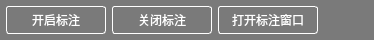
<?xml version="1.0" encoding="UTF-8"?>
<ui version="4.0">
 <class>ScreenSharerToolBar</class>
 <widget class="QWidget" name="ScreenSharerToolBar">
  <property name="geometry">
   <rect>
    <x>0</x>
    <y>0</y>
    <width>374</width>
    <height>40</height>
   </rect>
  </property>
  <property name="sizePolicy">
   <sizepolicy hsizetype="Expanding" vsizetype="Expanding">
    <horstretch>0</horstretch>
    <verstretch>0</verstretch>
   </sizepolicy>
  </property>
  <property name="minimumSize">
   <size>
    <width>0</width>
    <height>40</height>
   </size>
  </property>
  <property name="maximumSize">
   <size>
    <width>16777215</width>
    <height>40</height>
   </size>
  </property>
  <property name="windowTitle">
   <string>screenSharerToolBar</string>
  </property>
  <property name="styleSheet">
   <string notr="true">#page{
	background: rgba(0, 0, 0, 125);
}
#page QToolButton{
	background: transparent;
	border: 1px solid rgb(255,255,255);
	color: rgb(255,255,255);
	min-height: 20px;
	border-radius: 3px;
	padding-left: 4px;
	padding-right: 4px;
}
#page QToolButton:hover{
	border: 1px solid rgb(255,255,255);
	color:white
}
</string>
  </property>
  <layout class="QHBoxLayout" name="horizontalLayout">
   <property name="leftMargin">
    <number>0</number>
   </property>
   <property name="topMargin">
    <number>0</number>
   </property>
   <property name="rightMargin">
    <number>0</number>
   </property>
   <property name="bottomMargin">
    <number>0</number>
   </property>
   <item>
    <widget class="QWidget" name="page" native="true">
     <layout class="QHBoxLayout" name="horizontalLayout_2">
      <property name="spacing">
       <number>6</number>
      </property>
      <property name="leftMargin">
       <number>6</number>
      </property>
      <property name="topMargin">
       <number>6</number>
      </property>
      <property name="rightMargin">
       <number>6</number>
      </property>
      <property name="bottomMargin">
       <number>6</number>
      </property>
      <item>
       <widget class="QToolButton" name="startMarkBtn">
        <property name="enabled">
         <bool>true</bool>
        </property>
        <property name="sizePolicy">
         <sizepolicy hsizetype="Preferred" vsizetype="Expanding">
          <horstretch>0</horstretch>
          <verstretch>0</verstretch>
         </sizepolicy>
        </property>
        <property name="minimumSize">
         <size>
          <width>100</width>
          <height>22</height>
         </size>
        </property>
        <property name="cursor">
         <cursorShape>PointingHandCursor</cursorShape>
        </property>
        <property name="focusPolicy">
         <enum>Qt::NoFocus</enum>
        </property>
        <property name="toolTip">
         <string>开启标注</string>
        </property>
        <property name="text">
         <string>开启标注</string>
        </property>
        <property name="checked">
         <bool>false</bool>
        </property>
        <property name="toolButtonStyle">
         <enum>Qt::ToolButtonTextBesideIcon</enum>
        </property>
       </widget>
      </item>
      <item>
       <widget class="QToolButton" name="stopMarkBtn">
        <property name="enabled">
         <bool>true</bool>
        </property>
        <property name="sizePolicy">
         <sizepolicy hsizetype="Preferred" vsizetype="Expanding">
          <horstretch>0</horstretch>
          <verstretch>0</verstretch>
         </sizepolicy>
        </property>
        <property name="minimumSize">
         <size>
          <width>100</width>
          <height>22</height>
         </size>
        </property>
        <property name="cursor">
         <cursorShape>PointingHandCursor</cursorShape>
        </property>
        <property name="focusPolicy">
         <enum>Qt::NoFocus</enum>
        </property>
        <property name="toolTip">
         <string>关闭标注</string>
        </property>
        <property name="text">
         <string>关闭标注</string>
        </property>
        <property name="checked">
         <bool>false</bool>
        </property>
        <property name="toolButtonStyle">
         <enum>Qt::ToolButtonTextBesideIcon</enum>
        </property>
       </widget>
      </item>
      <item>
       <widget class="QToolButton" name="openMarkDlgBtn">
        <property name="enabled">
         <bool>true</bool>
        </property>
        <property name="sizePolicy">
         <sizepolicy hsizetype="Preferred" vsizetype="Expanding">
          <horstretch>0</horstretch>
          <verstretch>0</verstretch>
         </sizepolicy>
        </property>
        <property name="minimumSize">
         <size>
          <width>100</width>
          <height>22</height>
         </size>
        </property>
        <property name="cursor">
         <cursorShape>PointingHandCursor</cursorShape>
        </property>
        <property name="focusPolicy">
         <enum>Qt::NoFocus</enum>
        </property>
        <property name="toolTip">
         <string>打开标注窗口</string>
        </property>
        <property name="text">
         <string>打开标注窗口</string>
        </property>
        <property name="checked">
         <bool>false</bool>
        </property>
        <property name="toolButtonStyle">
         <enum>Qt::ToolButtonTextBesideIcon</enum>
        </property>
       </widget>
      </item>
      <item>
       <spacer name="horizontalSpacer_2">
        <property name="orientation">
         <enum>Qt::Horizontal</enum>
        </property>
        <property name="sizeHint" stdset="0">
         <size>
          <width>40</width>
          <height>20</height>
         </size>
        </property>
       </spacer>
      </item>
     </layout>
    </widget>
   </item>
  </layout>
 </widget>
 <layoutdefault spacing="6" margin="11"/>
 <resources/>
 <connections/>
</ui>
